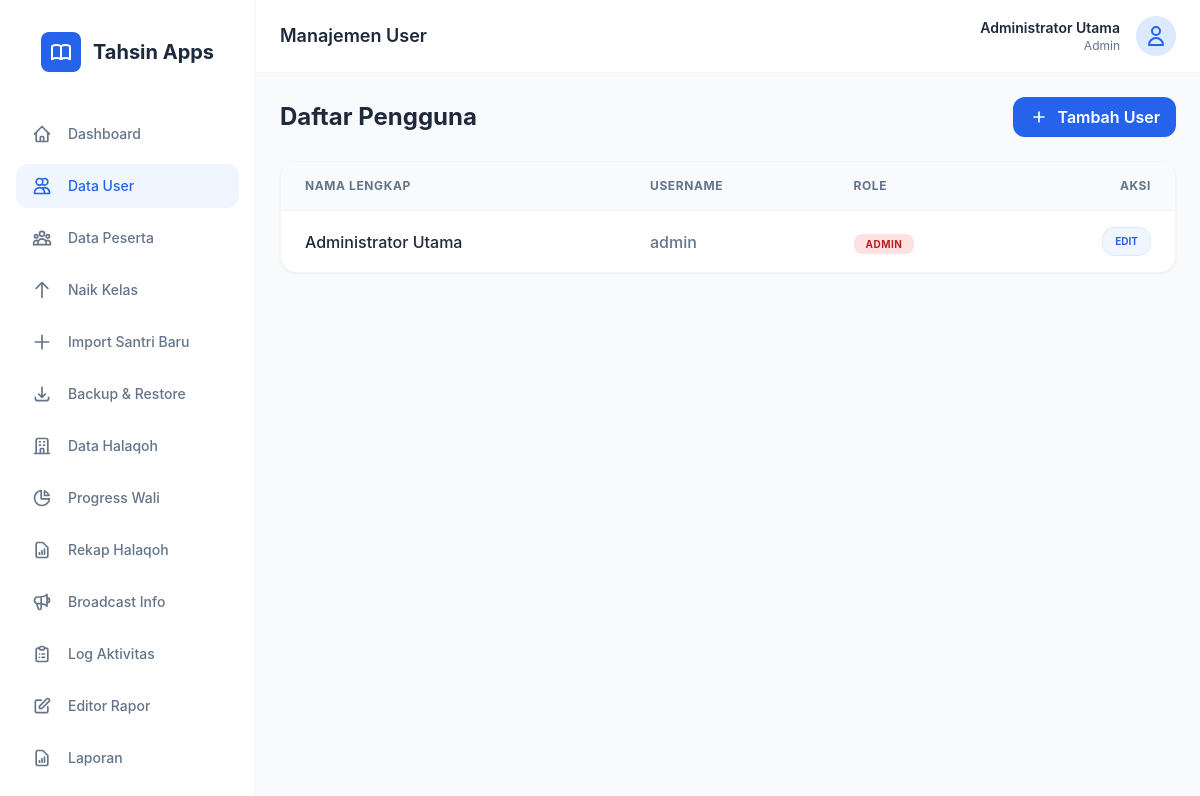
/users.php (signed in), run on the app's committed database.
### tables this page shows
CREATE TABLE users (
    id INT AUTO_INCREMENT PRIMARY KEY,
    username VARCHAR(50) NOT NULL UNIQUE,
    password VARCHAR(255) NOT NULL,
    nama_lengkap VARCHAR(100) NOT NULL,
    role ENUM('admin', 'pj_tahfidz', 'kepsek', 'ustadz') NOT NULL,
    no_hp VARCHAR(20),
    created_at TIMESTAMP DEFAULT CURRENT_TIMESTAMP
);

### users.php (the view, shortened to what this page needs)
<?php
$pageTitle = 'Manajemen User';
require_once 'includes/header.php';
require_once 'includes/sidebar.php';
require_once 'config/database.php';
$users = $pdo->query("SELECT * FROM users ORDER BY role, nama_lengkap")->fetchAll();
?>
<div x-data="{
    showModal: false,
    editMode: false,
    userData: { id: '', username: '', nama_lengkap: '', role: 'ustadz', no_hp: '', password: '' },
    openAdd() {
        this.editMode = false;
        this.userData = { id: '', username: '', nama_lengkap: '', role: 'ustadz', no_hp: '', password: '' };
        this.showModal = true;
    },
    openEdit(user) {
        this.editMode = true;
        this.userData = { ...user, password: '' };
        this.showModal = true;
    }
}">
    <div class="flex justify-between items-center mb-6">
        <h2 class="text-2xl font-bold text-slate-800">Daftar Pengguna</h2>
        <button @click="openAdd()"
            class="bg-blue-600 text-white px-4 py-2 rounded-xl flex items-center hover:bg-blue-700 transition shadow-sm font-semibold">
            <svg class="w-5 h-5 mr-2" fill="none" stroke="currentColor" viewBox="0 0 24 24">
                <path stroke-linecap="round" stroke-linejoin="round" stroke-width="2" d="M12 6v6m0 0v6m0-6h6m-6 0H6">
                </path>
            </svg>
            Tambah User
        </button>
    </div>
    <div class="bg-white rounded-2xl shadow-sm border border-slate-100 overflow-hidden">
        <table class="w-full text-left">
            <thead
                class="bg-slate-50 border-b border-slate-100 text-slate-500 uppercase text-xs font-bold tracking-wider">
                <tr>
                    <th class="px-6 py-4">Nama Lengkap</th>
                    <th class="px-6 py-4">Username</th>
                    <th class="px-6 py-4">Role</th>
                    <th class="px-6 py-4 text-right">Aksi</th>
                </tr>
            </thead>
            <tbody class="divide-y divide-slate-100">
                <?php foreach ($users as $user): ?>
                    <tr class="hover:bg-slate-50 transition font-medium">
                        <td class="px-6 py-4 text-slate-800 align-middle">
                            <?php echo htmlspecialchars($user['nama_lengkap']); ?>
                        </td>
                        <td class="px-6 py-4 text-slate-500 align-middle">
                            <?php echo htmlspecialchars($user['username']); ?>
                        </td>
                        <td class="px-6 py-4 align-middle">
                            <span class="px-3 py-1 rounded-lg text-[10px] font-bold tracking-wider
                                <?php
                                echo match ($user['role']) {
                                    'admin' => 'bg-red-100 text-red-700',
                                    'pj_tahfidz' => 'bg-purple-100 text-purple-700',
                                    'kepsek' => 'bg-amber-100 text-amber-700',
                                    'ustadz' => 'bg-blue-100 text-blue-700',
                                };
                                ?>">
                                <?php echo strtoupper($user['role']); ?>
                            </span>
                        </td>
                        <td class="px-6 py-4 text-right align-middle">
                            <div class="flex justify-end items-center gap-2">
                                <button @click="openEdit(<?php echo htmlspecialchars(json_encode($user)); ?>)"
                                    class="text-blue-600 hover:bg-blue-600 hover:text-white font-bold text-[10px] uppercase transition bg-blue-50 px-3 py-1.5 rounded-xl border border-blue-100">
                                    Edit
                                </button>
                            </div>
                        </td>
                    </tr>
                <?php endforeach; ?>
            </tbody>
        </table>
    </div>
</div>
<?php require_once 'includes/footer.php'; ?>

### includes/header.php (shortened to what this page needs)
<?php
$assetBase = strpos($_SERVER['REQUEST_URI'], '/ustadz/') !== false ? '../' : '';
?>
<!DOCTYPE html>
<html lang="id" x-data="{ sidebarOpen: false, aboutOpen: false, canInstall: false }"
    @pwa-install-available.window="canInstall = true" @pwa-installed.window="canInstall = false">
<head>
    <link rel="stylesheet" href="<?php echo $assetBase; ?>assets/css/app.css">
</head>
<body class="bg-slate-50 text-slate-800">
    <div class="flex h-screen overflow-hidden">

### includes/sidebar.php (shortened to what this page needs)
<?php
$menus = [];
$current_page = basename($_SERVER['PHP_SELF']);
?>
<div :class="sidebarOpen ? 'translate-x-0 ease-out' : '-translate-x-full ease-in'"
    class="fixed inset-y-0 left-0 z-30 w-64 overflow-y-auto transition duration-300 transform bg-white lg:translate-x-0 lg:static lg:inset-0 border-r border-slate-100">
    <div class="flex items-center justify-center mt-8">
        <div class="flex items-center">
            <div class="bg-blue-600 p-2 rounded-lg text-white">
            </div>
            <span class="ml-3 text-xl font-bold text-slate-800">Tahsin Apps</span>
        </div>
    </div>
    <nav class="mt-10 px-4">
        <?php foreach ($menus as $menu): ?>
            <a class="flex items-center px-4 py-3 mt-2 text-sm font-medium transition-all duration-200 rounded-xl <?php echo $current_page == $menu['url'] ? 'bg-blue-50 text-blue-600' : 'text-slate-500 hover:bg-slate-50 hover:text-slate-700'; ?>"
                href="<?php echo $menu['final_url']; ?>">
                <svg class="w-5 h-5" fill="none" stroke="currentColor" viewBox="0 0 24 24">
                    <path stroke-linecap="round" stroke-linejoin="round" stroke-width="2" d="<?php echo $menu['icon']; ?>">
                    </path>
                </svg>
                <span class="mx-4">
                    <?php echo $menu['label']; ?>
                </span>
            </a>
        <?php endforeach; ?>
    </nav>
</div>
<div class="flex flex-col flex-1 overflow-hidden">
    <header class="flex items-center justify-between px-6 py-4 bg-white border-b border-slate-100">
        <div class="flex items-center">
            <h2 class="text-lg font-semibold text-slate-800 ml-4 lg:ml-0">
                <?php echo $pageTitle ?? 'Dashboard'; ?>
            </h2>
        </div>
        <div class="flex items-center">
            <div class="text-right mr-4 hidden sm:block">
                <p class="text-sm font-semibold text-slate-800">
                    <?php echo $_SESSION['nama_lengkap']; ?>
                </p>
                <p class="text-xs text-slate-500 capitalize">
                    <?php echo $_SESSION['role']; ?>
                </p>
            </div>
            <div class="bg-blue-100 p-2 rounded-full text-blue-600">
                <svg class="w-6 h-6" fill="none" stroke="currentColor" viewBox="0 0 24 24">
                    <path stroke-linecap="round" stroke-linejoin="round" stroke-width="2"
                        d="M16 7a4 4 0 11-8 0 4 4 0 018 0zM12 14a7 7 0 00-7 7h14a7 7 0 00-7-7z"></path>
                </svg>
            </div>
        </div>
    </header>
    <main class="flex-1 overflow-x-hidden overflow-y-auto bg-slate-50 p-6">

### includes/footer.php (shortened to what this page needs)
</main>
</div>
</div>
</body>
</html>

### includes/header.php (style rules this page uses)
body { font-family: Inter, ui-sans-serif, system-ui, -apple-system, BlinkMacSystemFont, "Segoe UI", sans-serif; }

### data on the page
users: nama_lengkap "Administrator Utama", username "admin", role "ADMIN"

### other printed values
$menu['label'] "Dashboard"
$menu['label'] "Data User"
$menu['label'] "Data Peserta"
$menu['label'] "Naik Kelas"
$menu['label'] "Import Santri Baru"
$menu['label'] "Backup & Restore"
$menu['label'] "Data Halaqoh"
$menu['label'] "Progress Wali"
$menu['label'] "Rekap Halaqoh"
$menu['label'] "Broadcast Info"
$menu['label'] "Log Aktivitas"
$menu['label'] "Editor Rapor"
$menu['label'] "Laporan"
$pageTitle "Manajemen User"
$_SESSION['nama_lengkap'] "Administrator Utama"
